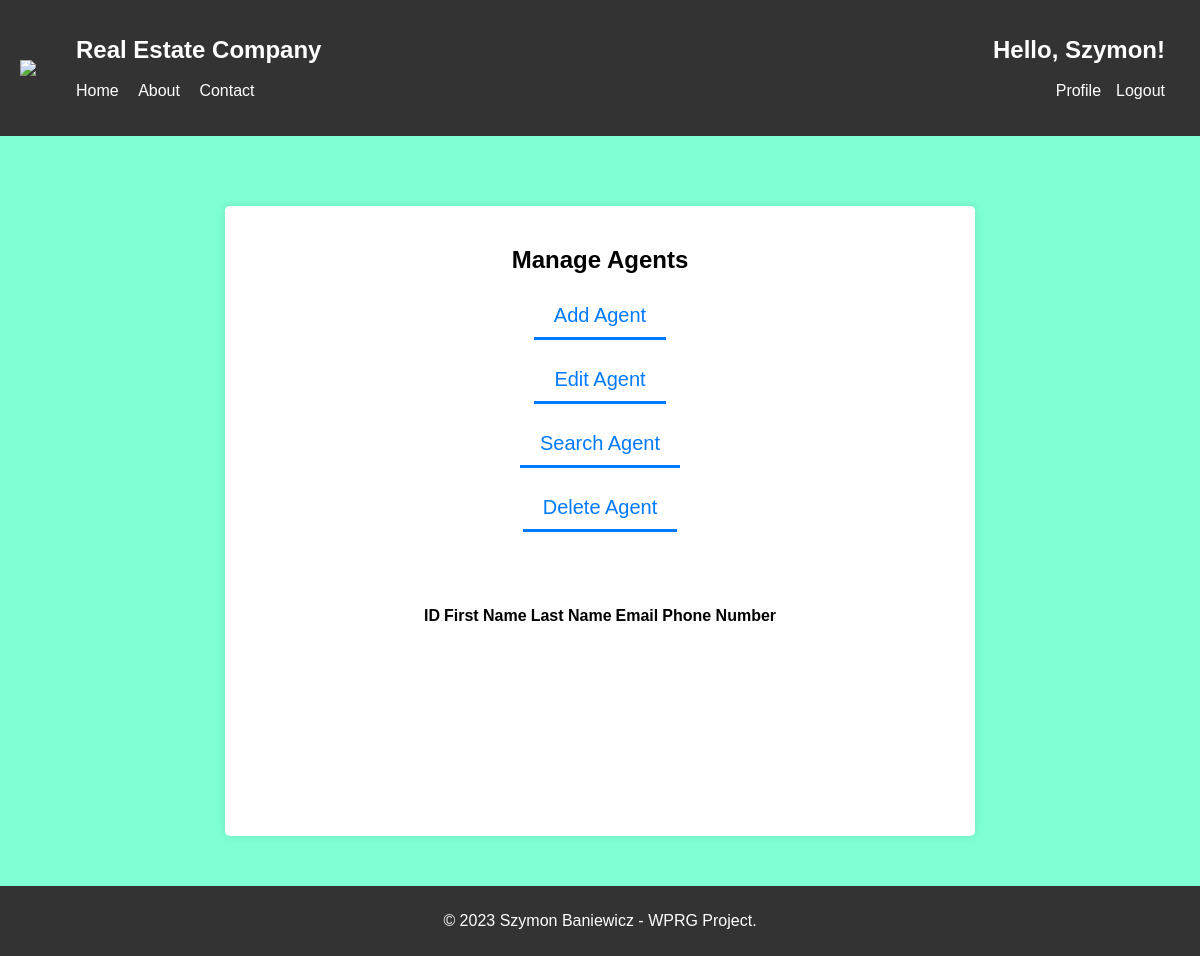
Page /php/CRUD/manage_agents.php (signed in) on the earlier database version.
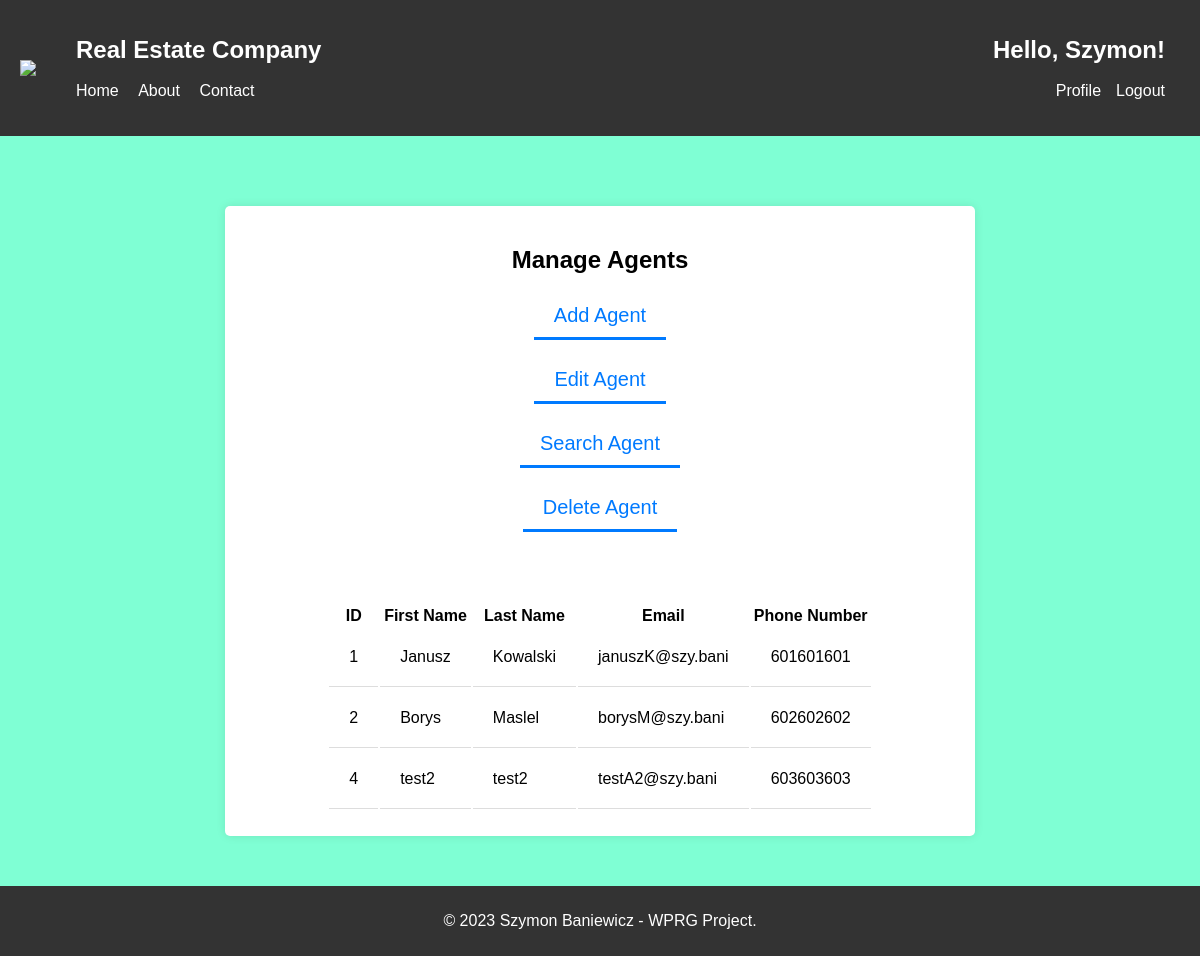
Same page on the later database version.
### tables this page shows
CREATE TABLE `agents` (
  `Agent_ID` int(11) NOT NULL,
  `First_name` varchar(255) NOT NULL,
  `Last_name` varchar(255) NOT NULL,
  `Email` varchar(255) NOT NULL,
  `Phone_number` varchar(255) NOT NULL
);

### php/CRUD/manage_agents.php (the view, shortened to what this page needs)
<?php
require '../config.php';
if (!isset($_POST["search_agent"])) {
    $query = "SELECT * FROM agents";
    $stmt = $conn->prepare($query);
    $stmt->execute();
    $result = $stmt->get_result();
    $agents = $result->fetch_all(MYSQLI_ASSOC);
}
?>
<!DOCTYPE html>
<html>
<head>
    <link rel="stylesheet" type="text/css" href="../../css/style.css">
</head>
<body>
<header>
    <div class="header-container">
        <div class="left-nav">
            <img src="../../img/logo.png">
            <nav>
                <ul>
                    <li><h1>Real Estate Company</h1></li><br><br>
                    <li><a href="../index.php">Home</a></li>
                    <li><a href="#">About</a></li>
                    <li><a href="#">Contact</a></li>
                </ul>
            </nav>
        </div>
        <?php
        if (isset($_SESSION['login_user'])) {
            echo '<div class="right-nav">';
            echo '<nav>';
            echo '<ul>';
            echo '<li><h1>Hello, ' . $_SESSION['first_name'] . '!</h1></li><br><br>';
            echo '<li><a href="../profile.php">Profile</a></li>';
            echo '<li><a href="../logout.php">Logout</a></li>';
            echo '</ul>';
            echo '</nav>';
            echo '</div>';
        } else {
            header("location: ../login.php");
            exit;
        }
        ?>
    </div>
</header>
<div class="content-section">
<div class="form-container-profile">
<h2> Manage Agents </h2>
<form method="POST" action="manage_agents.php">
    <input type="button" id="add-agent-button" value="Add Agent" class="form-button"><br><br>
    <input type="button" id="edit-agent-button" value="Edit Agent" class="form-button"><br><br>
    <input type="button" id="search-agent-button" value="Search Agent" class="form-button"><br><br>
    <input type="button" id="delete-agent-button" value="Delete Agent" class="form-button"><br><br><br>
</form>
<br><br>
<div class="agents-list">
    <table id="agents-table">
        <thead>
            <tr>
                <th>ID</th>
                <th>First Name</th>
                <th>Last Name</th>
                <th>Email</th>
                <th>Phone Number</th>
            </tr>
        </thead>
        <tbody>
        <?php
            foreach($agents as $agent) {
                echo '<tr>';
                echo '<td>' . $agent['Agent_ID'] . '</td>';
                echo '<td>' . $agent['First_name'] . '</td>';
                echo '<td>' . $agent['Last_name'] . '</td>';
                echo '<td>' . $agent['Email'] . '</td>';
                echo '<td>' . $agent['Phone_number'] . '</td>';
                echo '</tr>';
            }
        ?>
        </tbody>
    </table>
</div>
</div>
</div>
<footer>
    <p>&copy; 2023 Szymon Baniewicz - WPRG Project.</p>
</footer>
</body>
</html>

### css/style.css (style rules this page uses)
* { box-sizing: border-box; }
body { margin: 0; padding: 0; font-family: Arial, sans-serif; height: 100%; width: 100%; min-height: 100%; display: flex; flex-direction: column; }
header { background-color: #333; color: #fff; padding: 20px; width: 100%; }
.header-container { display: flex; flex-direction: row; justify-content: space-between; align-items: center; }
.left-nav, .right-nav { display: flex; align-items: center; list-style-type: none; padding: 0; }
.right-nav { text-align: right; }
.left-nav ul li, .right-nav ul li { list-style-type: none; }
.left-nav a, .right-nav a { color: inherit; text-decoration: none; }
nav ul li { margin-right: 15px; list-style-type: none; display: inline-block; }
header h1 { margin: 0; }
nav ul li a { color: #fff; text-decoration: none; }
.content-section { flex-grow: 1; display: flex; justify-content: center; background-color: aquamarine; padding: 50px; text-align: center; min-height: calc(100vh - 50px); }
footer { background-color: #333; color: #fff; padding: 10px; text-align: center; margin-top: auto; width: 100%; }
.form-button { padding: 10px 20px; font-size: 20px; background-color: transparent; color: #000; cursor: pointer; text-decoration: none; transition: color 0.3s, border-bottom-color 0.3s; border: none; color: #007aff; border-bottom: 3px solid #007aff; }
.form-container-profile { display: flex; flex-direction: column; align-items: center; width: 750px; min-height: 330px; background-color: #fff; padding: 20px; border-radius: 5px; box-shadow: 0px 0px 10px 0px rgba(0,0,0,0.1); margin-top: 20px; }
.agents-table th, td { padding: 20px; text-align: left; border-bottom: 1px solid #ddd; }

Differences in the rows shown:
added agents: Agent_ID "1", First_name "Janusz", Last_name "Kowalski", Email "januszK@szy.bani", Phone_number "601601601"
added agents: Agent_ID "2", First_name "Borys", Last_name "Maslel", Email "borysM@szy.bani", Phone_number "602602602"
added agents: Agent_ID "4", First_name "test2", Last_name "test2", Email "testA2@szy.bani", Phone_number "603603603"
